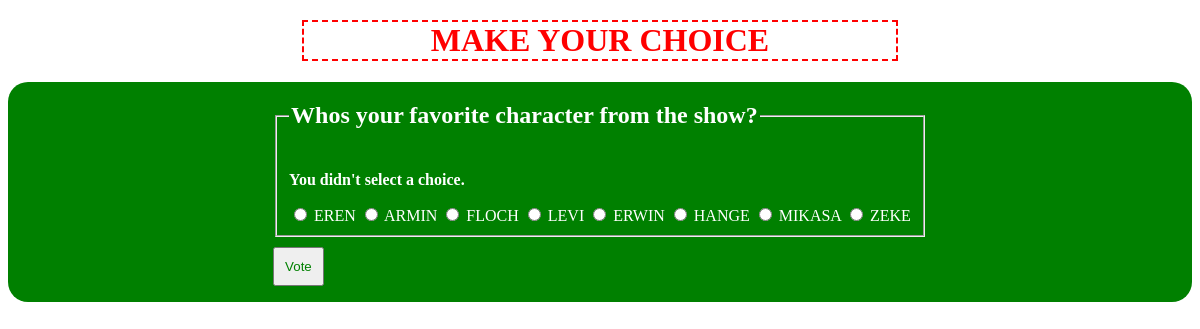
The page /polls/4/vote/ on the database its author committed.
### polls/models.py (models this page shows, shortened)
class Question(models.Model):
    question_text = models.CharField(max_length=200)
    pub_date = models.DateTimeField('date published')

class Choice(models.Model):
    question = models.ForeignKey(Question, on_delete=models.CASCADE)
    choice_text = models.CharField(max_length=200)
    votes = models.IntegerField(default=0)

### polls/views.py (the view)
# urls.py: path('<int:question_id>/vote/', views.vote, name="vote")
def vote(request, question_id):
    question = get_object_or_404(Question, pk=question_id)
    try:
        selected_choice = question.choice_set.get(pk=request.POST['choice'])
    except (KeyError, Choice.DoesNotExist):
        return render(request, 'polls/detail.html', {
            'question': question,
            'error_message': "You didn't select a choice.",
        })
    else:
        selected_choice.votes += 1
        selected_choice.save()
        return HttpResponseRedirect(reverse('polls:results', args=(question.id,)))

### polls/templates/polls/detail.html (shortened to what this page needs)
{% load static %}
<link rel="stylesheet" href="{% static 'polls/detail.css' %}">
<h1>MAKE YOUR CHOICE</h1>
<div class="conatiner_form">
<form action="{% url 'polls:vote' question.id %}" method="post">
<fieldset>
    <legend><h2>{{question.question_text}}</h2></legend>
    {% if error_message %}<p><strong>{{error_message}}</strong></p>{% endif %}
    {% for choice in question.choice_set.all %}
    <input type="radio" name="choice" id="choice{{ forloop.counter }}"value="{{ choice.id }}">
    <label for="choice{{forloop.counter}}">{{choice.choice_text}}</label>
    {% endfor %}
</fieldset>
    <input type="submit" class="btn" value="Vote">
</form>
</div>

### polls/static/polls/detail.css (style rules this page uses)
.conatiner_form { display: flex; justify-content: center; align-items: center; background-color: green; border-radius: 20px; }
.btn { padding:10px; margin-top: 10px; color:green; }
h1 { color:red; text-align: center; margin-top: 20px; border: 2px dashed red; width:50%; margin-left: auto; margin-right: auto; }

### rows shown on the page
Question: question_text "Whos your favorite character from the show?"
Choice: choice_text "EREN"
Choice: choice_text "ARMIN"
Choice: choice_text "FLOCH"
Choice: choice_text "LEVI"
Choice: choice_text "ERWIN"
Choice: choice_text "HANGE"
Choice: choice_text "MIKASA"
Choice: choice_text "ZEKE"

### other values the page prints
{{ error_message }} "You didn't select a choice."
